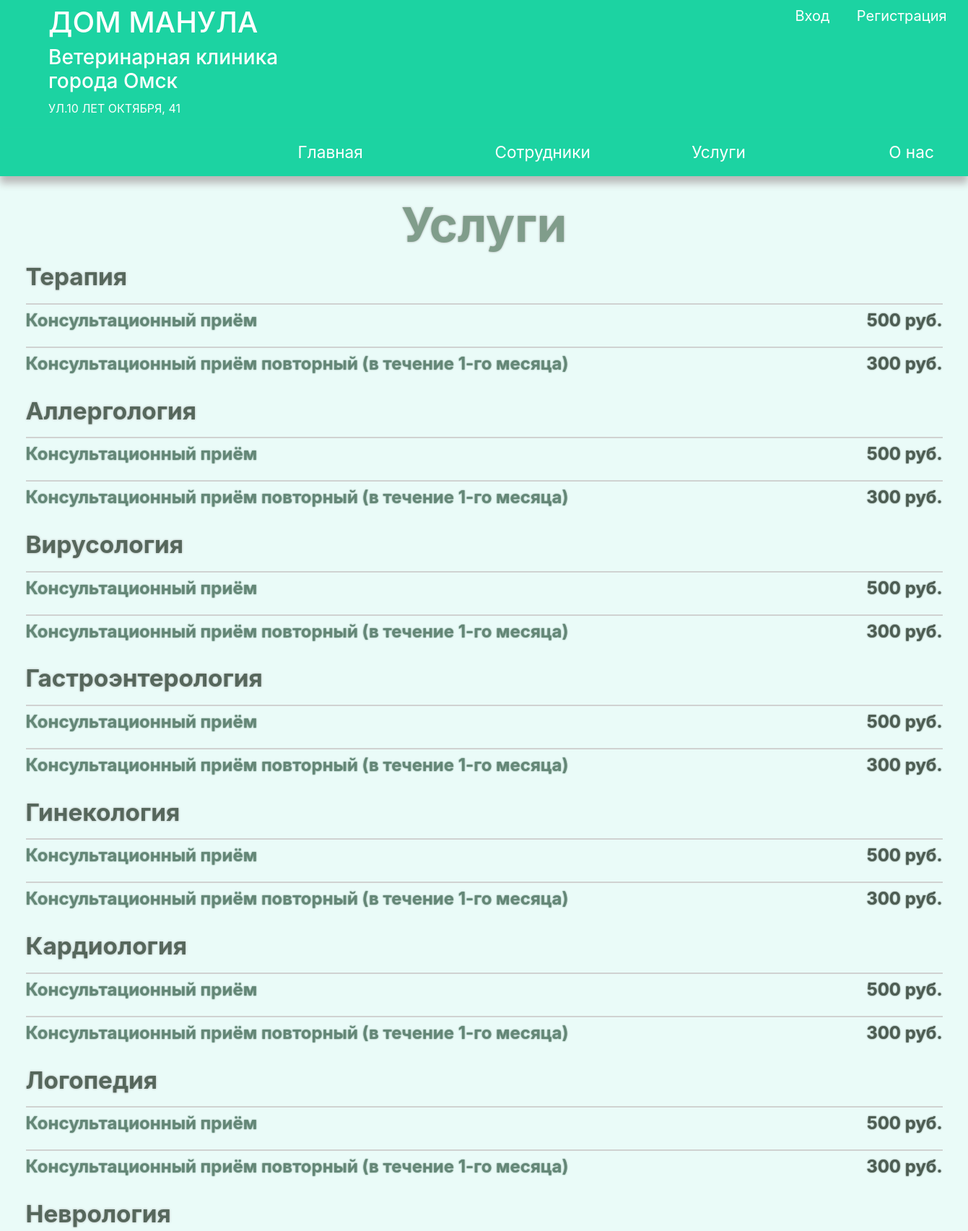
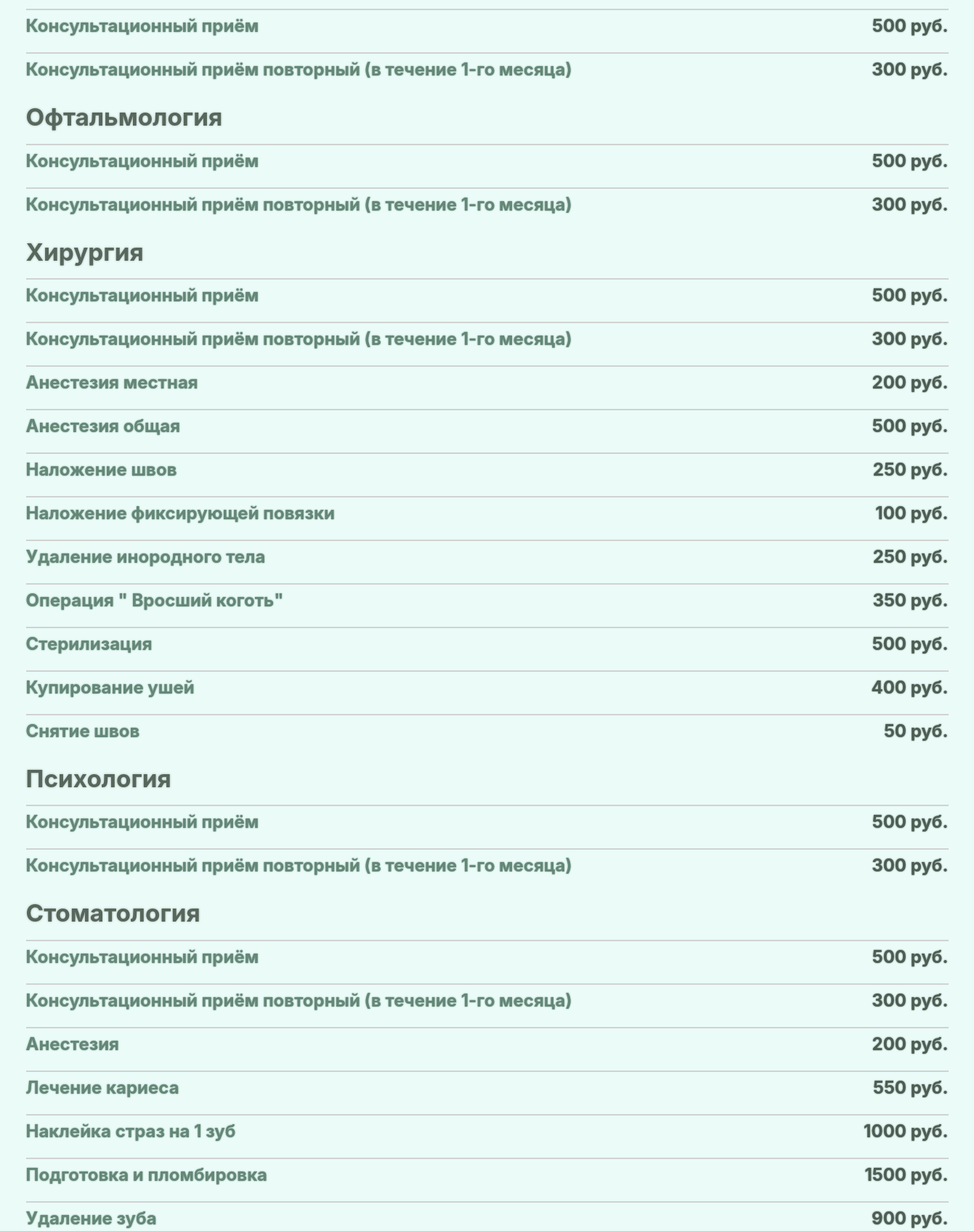
Screenshot of /price (upper part) with the database file from the repository (2 pictures, top to bottom).
### models/professions.py (models this page shows)
class Department(SqlAlchemyBase, UserMixin, SerializerMixin):
    __tablename__ = 'departments'
    id = sqlalchemy.Column(sqlalchemy.Integer,
                           primary_key=True, autoincrement=True)
    title = sqlalchemy.Column(sqlalchemy.String)
    doctors = orm.relation('Doctor')

### models/prices.py (models this page shows)
class Price(SqlAlchemyBase, UserMixin, SerializerMixin):
    __tablename__ = 'price'
    id = sqlalchemy.Column(sqlalchemy.Integer,
                           primary_key=True, autoincrement=True)
    title = sqlalchemy.Column(sqlalchemy.String)
    cost = sqlalchemy.Column(sqlalchemy.Integer)
    dep_id = sqlalchemy.Column(sqlalchemy.Integer,
                                sqlalchemy.ForeignKey("departments.id"))
    professions = orm.relation('Department')

### main.py (the view)
@app.route('/price')
def price():
    db_name = "db/doctors.db"
    db_session.global_init(db_name)
    db_sess = db_session.create_session()
    service = db_sess.query(Price).all()
    deps = db_sess.query(Department).all()
    last_id = deps[-1].id
    for dep in deps:
        if dep.id not in [14, 15, 16]:
            last_id += 1
            pr2 = Price()
            pr2.id = last_id
            pr2.title = 'Консультационный приём повторный (в течение 1-го месяца)'
            pr2.cost = 300
            pr2.dep_id = dep.id
            service.insert(0, pr2)
            pr1 = Price()
            pr1.id = last_id
            pr1.title = 'Консультационный приём'
            pr1.cost = 500
            pr1.dep_id = dep.id
            service.insert(0, pr1)
    res = make_response(render_template("price.html", service=service, specialties=deps, title='Прайс-Лист'))
    return res

### models/db_session.py (called while the page is built, shortened)
def global_init(db_file):
    global __factory
    if __factory:
        return

def create_session() -> Session:
    global __factory
    return __factory()

### templates/price.html (shortened to what this page needs)
{% extends "base.html" %}
{% block content %}
    <h1 class="center-h1"><b>Услуги</b></h1>
    {% for spec in specialties %}
        <h2 class="left-h2-mini"><b>{{spec.title}}</b></h2>
        <div class="price-list">
            {% for prive in service %}
                {% if spec.id == prive.dep_id %}
                    <div  class="price-item">
                        <table width="100%">
                            <tr>
                                <td class="will-hide"><p class="p20pt2"><b>{{ prive.title }}</b></p></td>
                                <td class="will-hide"><p class="p20pt-dark right"><b>{{ prive.cost }} руб.</b></p></td>
                            </tr>
                        </table>
                    </div>
                {% endif %}
            {% endfor %}
        </div>
    {% endfor %}
{% endblock %}

### static/css/style.css (style rules this page uses)
* { margin: 0; padding: 0; }
body { background-color: #EAFBF8; }
.center-h1 { text-align: center; color: #809D8B; text-shadow: 0 0 3px #A9A9A9; font-size: 50pt; margin-top: 1%; margin-bottom: 1%; }
.left-h2-mini { color: #56675C; text-shadow: 0 0 3px #A9A9A9; margin-top: 1%; margin-bottom: 1%; font-size: 25pt; }
.p20pt2 { font-size: 18pt; color: #648777; text-shadow: 0 0 2px #648777; }
.p20pt-dark { font-size: 18pt; color: #4D5D53; text-shadow: 0 0 2px #4D5D53; }
.price-item { padding-top: 0.3%; padding-bottom: 0.3%; height: 60px; transition: all 1s; }
.right { text-align: right; }
th, td { padding-top: 4px; padding-bottom: 4px; }
td { color: #56675C; text-shadow: 0 0 1px #A9A9A9; border-top: 2px solid #D0D2D1; }

### rows the page displays
Department: title "Терапия", title "Консультационный приём" "Консультационный приём повторный (в течение 1-го месяца)", cost "500" "300"
Department: title "Аллергология", title "Консультационный приём" "Консультационный приём повторный (в течение 1-го месяца)", cost "500" "300"
Department: title "Вирусология", title "Консультационный приём" "Консультационный приём повторный (в течение 1-го месяца)", cost "500" "300"
Department: title "Гастроэнтерология", title "Консультационный приём" "Консультационный приём повторный (в течение 1-го месяца)", cost "500" "300"
Department: title "Гинекология", title "Консультационный приём" "Консультационный приём повторный (в течение 1-го месяца)", cost "500" "300"
Department: title "Кардиология", title "Консультационный приём" "Консультационный приём повторный (в течение 1-го месяца)", cost "500" "300"
Department: title "Логопедия", title "Консультационный приём" "Консультационный приём повторный (в течение 1-го месяца)", cost "500" "300"
Department: title "Неврология", title "Консультационный приём" "Консультационный приём повторный (в течение 1-го месяца)", cost "500" "300"
Department: title "Офтальмология", title "Консультационный приём" "Консультационный приём повторный (в течение 1-го месяца)", cost "500" "300"
Department: title "Хирургия", title "Консультационный приём" "Консультационный приём повторный (в течение 1-го месяца)", cost "500" "300"
Price: title "Анестезия местная", cost "200"
Price: title "Анестезия общая", cost "500"
Price: title "Наложение швов", cost "250"
Price: title "Наложение фиксирующей повязки", cost "100"
Price: title "Удаление инородного тела", cost "250"
Price: title "Операция \" Вросший коготь\"", cost "350"
Price: title "Стерилизация", cost "500"
Price: title "Купирование ушей", cost "400"
Price: title "Снятие швов", cost "50"
Department: title "Психология", title "Консультационный приём" "Консультационный приём повторный (в течение 1-го месяца)", cost "500" "300"
Department: title "Стоматология", title "Консультационный приём" "Консультационный приём повторный (в течение 1-го месяца)", cost "500" "300"
Price: title "Анестезия", cost "200"
Price: title "Лечение кариеса", cost "550"
Price: title "Наклейка страз на 1 зуб", cost "1000"
Price: title "Подготовка и пломбировка", cost "1500"
Price: title "Удаление зуба", cost "900"
